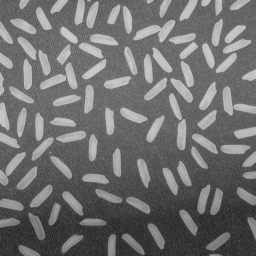
#> input picture rice.tif, 256 x 256 px
$ python subtraction.py
#> lines starting #> are read from the running program, lines starting #| are printed output that depends on the picture; pictures that were not available may be replaced by others from this repository, and a replacement may not be noted
import cv2

# 读取第一张图像
image1 = cv2.imread("rice.tif")
#> image1 is the input picture: shape (256, 256, 3); min 40, max 204, mean 111.2

# 读取第二张图像
image2 = cv2.imread("c:\\Users\\Amnesia\\Desktop\\kb.png")
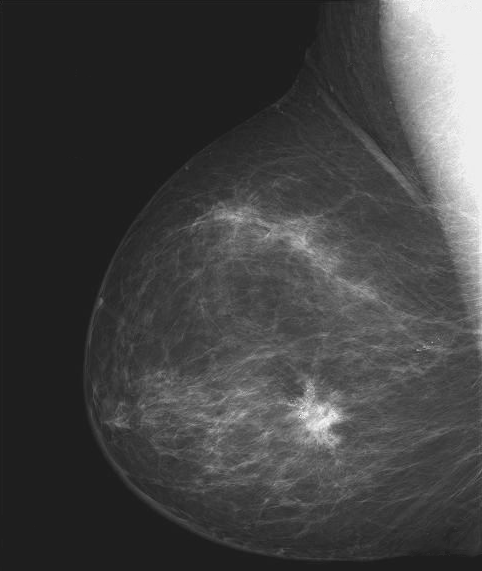
#> input picture breast.tif, 482 x 571 px, given in place of kb.png, which was not available
#> image2 is the input picture: shape (571, 482, 3); min 21, max 255, mean 66.7

# 确保两张图像具有相同的大小
# 如果两张图像大小不同，可以调整它们的大小为相同的尺寸
if image1.shape != image2.shape:
    image2 = cv2.resize(image2, (image1.shape[1], image1.shape[0]))
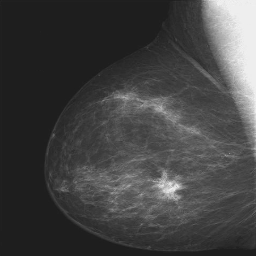
#> image2: shape (256, 256, 3); min 27, max 243, mean 66.6

# 执行图像减法操作
result_image = cv2.subtract(image1, image2)
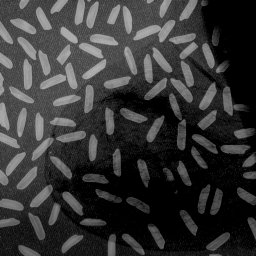
#> result_image: shape (256, 256, 3); min 0, max 174, mean 53

# 保存结果图像
cv2.imwrite("result_image.jpg", result_image)

print("图像减法完成")
